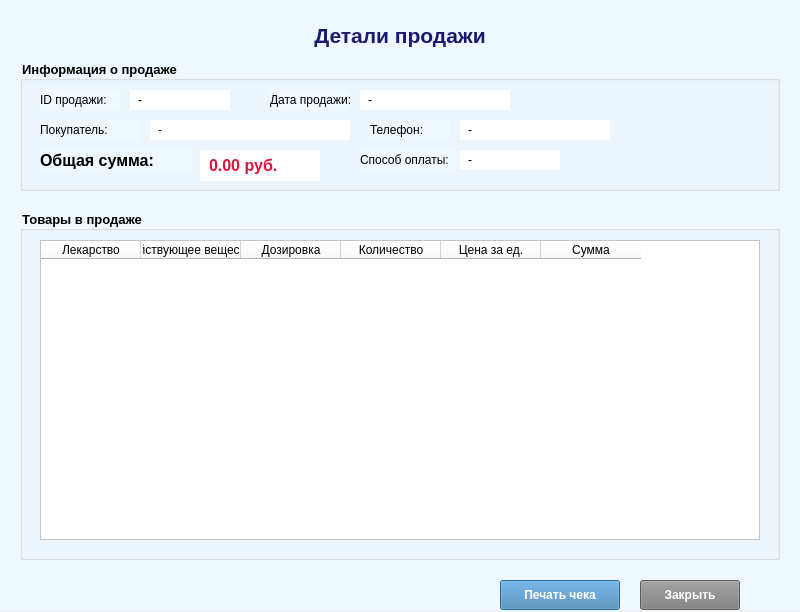
<?xml version="1.0" encoding="UTF-8"?>
<ui version="4.0">
 <class>SaleDetailsDialog</class>
 <widget class="QDialog" name="SaleDetailsDialog">
  <property name="geometry">
   <rect>
    <x>0</x>
    <y>0</y>
    <width>800</width>
    <height>612</height>
   </rect>
  </property>
  <property name="windowTitle">
   <string>Детали продажи</string>
  </property>
  <property name="modal">
   <bool>true</bool>
  </property>
  <widget class="QWidget" name="centralwidget" native="true">
   <property name="geometry">
    <rect>
     <x>0</x>
     <y>0</y>
     <width>801</width>
     <height>611</height>
    </rect>
   </property>
   <property name="styleSheet">
    <string notr="true">background-color: rgb(240, 248, 255);</string>
   </property>
   <widget class="QLabel" name="titleLabel">
    <property name="geometry">
     <rect>
      <x>20</x>
      <y>20</y>
      <width>760</width>
      <height>30</height>
     </rect>
    </property>
    <property name="font">
     <font>
      <pointsize>16</pointsize>
      <weight>75</weight>
      <bold>true</bold>
     </font>
    </property>
    <property name="styleSheet">
     <string notr="true">color: rgb(25, 25, 112);</string>
    </property>
    <property name="text">
     <string>Детали продажи</string>
    </property>
    <property name="alignment">
     <set>Qt::AlignCenter</set>
    </property>
   </widget>
   <widget class="QGroupBox" name="saleInfoGroupBox">
    <property name="geometry">
     <rect>
      <x>20</x>
      <y>60</y>
      <width>760</width>
      <height>131</height>
     </rect>
    </property>
    <property name="font">
     <font>
      <pointsize>10</pointsize>
      <weight>75</weight>
      <bold>true</bold>
     </font>
    </property>
    <property name="title">
     <string>Информация о продаже</string>
    </property>
    <widget class="QLabel" name="label_sale_id">
     <property name="geometry">
      <rect>
       <x>20</x>
       <y>30</y>
       <width>80</width>
       <height>20</height>
      </rect>
     </property>
     <property name="text">
      <string>ID продажи:</string>
     </property>
    </widget>
    <widget class="QLabel" name="label_sale_id_value">
     <property name="geometry">
      <rect>
       <x>110</x>
       <y>30</y>
       <width>100</width>
       <height>20</height>
      </rect>
     </property>
     <property name="styleSheet">
      <string notr="true">background-color: rgb(255, 255, 255); padding: 5px;</string>
     </property>
     <property name="text">
      <string>-</string>
     </property>
    </widget>
    <widget class="QLabel" name="label_sale_date">
     <property name="geometry">
      <rect>
       <x>250</x>
       <y>30</y>
       <width>80</width>
       <height>20</height>
      </rect>
     </property>
     <property name="text">
      <string>Дата продажи:</string>
     </property>
    </widget>
    <widget class="QLabel" name="label_sale_date_value">
     <property name="geometry">
      <rect>
       <x>340</x>
       <y>30</y>
       <width>150</width>
       <height>20</height>
      </rect>
     </property>
     <property name="styleSheet">
      <string notr="true">background-color: rgb(255, 255, 255); padding: 5px;</string>
     </property>
     <property name="text">
      <string>-</string>
     </property>
    </widget>
    <widget class="QLabel" name="label_customer_name">
     <property name="geometry">
      <rect>
       <x>20</x>
       <y>60</y>
       <width>100</width>
       <height>20</height>
      </rect>
     </property>
     <property name="text">
      <string>Покупатель:</string>
     </property>
    </widget>
    <widget class="QLabel" name="label_customer_name_value">
     <property name="geometry">
      <rect>
       <x>130</x>
       <y>60</y>
       <width>200</width>
       <height>20</height>
      </rect>
     </property>
     <property name="styleSheet">
      <string notr="true">background-color: rgb(255, 255, 255); padding: 5px;</string>
     </property>
     <property name="text">
      <string>-</string>
     </property>
    </widget>
    <widget class="QLabel" name="label_customer_phone">
     <property name="geometry">
      <rect>
       <x>350</x>
       <y>60</y>
       <width>80</width>
       <height>20</height>
      </rect>
     </property>
     <property name="text">
      <string>Телефон:</string>
     </property>
    </widget>
    <widget class="QLabel" name="label_customer_phone_value">
     <property name="geometry">
      <rect>
       <x>440</x>
       <y>60</y>
       <width>150</width>
       <height>20</height>
      </rect>
     </property>
     <property name="styleSheet">
      <string notr="true">background-color: rgb(255, 255, 255); padding: 5px;</string>
     </property>
     <property name="text">
      <string>-</string>
     </property>
    </widget>
    <widget class="QLabel" name="label_total_amount">
     <property name="geometry">
      <rect>
       <x>20</x>
       <y>90</y>
       <width>151</width>
       <height>20</height>
      </rect>
     </property>
     <property name="font">
      <font>
       <pointsize>12</pointsize>
       <weight>75</weight>
       <bold>true</bold>
      </font>
     </property>
     <property name="text">
      <string>Общая сумма:</string>
     </property>
    </widget>
    <widget class="QLabel" name="label_total_amount_value">
     <property name="geometry">
      <rect>
       <x>180</x>
       <y>90</y>
       <width>120</width>
       <height>31</height>
      </rect>
     </property>
     <property name="font">
      <font>
       <pointsize>12</pointsize>
       <weight>75</weight>
       <bold>true</bold>
      </font>
     </property>
     <property name="styleSheet">
      <string notr="true">background-color: rgb(255, 255, 255); padding: 5px; color: rgb(220, 20, 60);</string>
     </property>
     <property name="text">
      <string>0.00 руб.</string>
     </property>
    </widget>
    <widget class="QLabel" name="label_payment_method">
     <property name="geometry">
      <rect>
       <x>340</x>
       <y>90</y>
       <width>100</width>
       <height>20</height>
      </rect>
     </property>
     <property name="text">
      <string>Способ оплаты:</string>
     </property>
    </widget>
    <widget class="QLabel" name="label_payment_method_value">
     <property name="geometry">
      <rect>
       <x>440</x>
       <y>90</y>
       <width>100</width>
       <height>20</height>
      </rect>
     </property>
     <property name="styleSheet">
      <string notr="true">background-color: rgb(255, 255, 255); padding: 5px;</string>
     </property>
     <property name="text">
      <string>-</string>
     </property>
    </widget>
   </widget>
   <widget class="QGroupBox" name="itemsGroupBox">
    <property name="geometry">
     <rect>
      <x>20</x>
      <y>210</y>
      <width>760</width>
      <height>350</height>
     </rect>
    </property>
    <property name="font">
     <font>
      <pointsize>10</pointsize>
      <weight>75</weight>
      <bold>true</bold>
     </font>
    </property>
    <property name="title">
     <string>Товары в продаже</string>
    </property>
    <widget class="QTableWidget" name="tableWidget_items">
     <property name="geometry">
      <rect>
       <x>20</x>
       <y>30</y>
       <width>720</width>
       <height>300</height>
      </rect>
     </property>
     <property name="styleSheet">
      <string notr="true">background-color: rgb(255, 255, 255);</string>
     </property>
     <property name="alternatingRowColors">
      <bool>true</bool>
     </property>
     <property name="selectionBehavior">
      <enum>QAbstractItemView::SelectRows</enum>
     </property>
     <column>
      <property name="text">
       <string>Лекарство</string>
      </property>
     </column>
     <column>
      <property name="text">
       <string>Действующее вещество</string>
      </property>
     </column>
     <column>
      <property name="text">
       <string>Дозировка</string>
      </property>
     </column>
     <column>
      <property name="text">
       <string>Количество</string>
      </property>
     </column>
     <column>
      <property name="text">
       <string>Цена за ед.</string>
      </property>
     </column>
     <column>
      <property name="text">
       <string>Сумма</string>
      </property>
     </column>
    </widget>
   </widget>
   <widget class="QPushButton" name="pushButton_print">
    <property name="geometry">
     <rect>
      <x>500</x>
      <y>580</y>
      <width>120</width>
      <height>30</height>
     </rect>
    </property>
    <property name="styleSheet">
     <string notr="true">background-color: rgb(70, 130, 180); color: white; font-weight: bold;</string>
    </property>
    <property name="text">
     <string>Печать чека</string>
    </property>
   </widget>
   <widget class="QPushButton" name="pushButton_close">
    <property name="geometry">
     <rect>
      <x>640</x>
      <y>580</y>
      <width>100</width>
      <height>30</height>
     </rect>
    </property>
    <property name="styleSheet">
     <string notr="true">background-color: rgb(128, 128, 128); color: white; font-weight: bold;</string>
    </property>
    <property name="text">
     <string>Закрыть</string>
    </property>
   </widget>
  </widget>
 </widget>
 <resources/>
 <connections/>
</ui>
